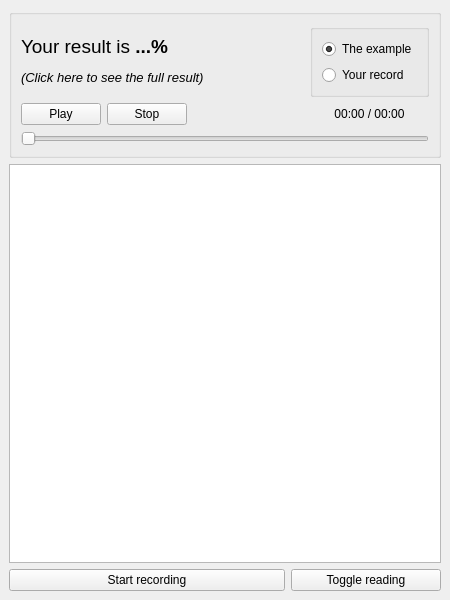
<?xml version="1.0" encoding="UTF-8"?>
<ui version="4.0">
 <class>MainWindow</class>
 <widget class="QMainWindow" name="MainWindow">
  <property name="geometry">
   <rect>
    <x>0</x>
    <y>0</y>
    <width>450</width>
    <height>600</height>
   </rect>
  </property>
  <property name="windowTitle">
   <string>kater</string>
  </property>
  <property name="styleSheet">
   <string notr="true"/>
  </property>
  <widget class="QWidget" name="centralwidget">
   <property name="sizePolicy">
    <sizepolicy hsizetype="Preferred" vsizetype="Preferred">
     <horstretch>0</horstretch>
     <verstretch>0</verstretch>
    </sizepolicy>
   </property>
   <property name="minimumSize">
    <size>
     <width>450</width>
     <height>600</height>
    </size>
   </property>
   <property name="maximumSize">
    <size>
     <width>16777215</width>
     <height>16777215</height>
    </size>
   </property>
   <layout class="QGridLayout" name="gridLayout_2">
    <item row="0" column="0" colspan="2">
     <widget class="QGroupBox" name="groupBox">
      <property name="title">
       <string/>
      </property>
      <layout class="QGridLayout" name="gridLayout">
       <item row="1" column="1">
        <widget class="QPushButton" name="stopBtn">
         <property name="maximumSize">
          <size>
           <width>80</width>
           <height>16777215</height>
          </size>
         </property>
         <property name="text">
          <string>Stop</string>
         </property>
        </widget>
       </item>
       <item row="1" column="2">
        <spacer name="horizontalSpacer">
         <property name="orientation">
          <enum>Qt::Horizontal</enum>
         </property>
         <property name="sizeHint" stdset="0">
          <size>
           <width>40</width>
           <height>20</height>
          </size>
         </property>
        </spacer>
       </item>
       <item row="1" column="0">
        <widget class="QPushButton" name="playBtn">
         <property name="maximumSize">
          <size>
           <width>80</width>
           <height>16777215</height>
          </size>
         </property>
         <property name="text">
          <string>Play</string>
         </property>
         <property name="is_playing" stdset="0">
          <bool>false</bool>
         </property>
        </widget>
       </item>
       <item row="0" column="3">
        <widget class="QGroupBox" name="groupBoxSelectRecord">
         <property name="maximumSize">
          <size>
           <width>140</width>
           <height>16777215</height>
          </size>
         </property>
         <property name="title">
          <string/>
         </property>
         <layout class="QVBoxLayout" name="verticalLayout">
          <item>
           <widget class="QRadioButton" name="radioButtonExample">
            <property name="text">
             <string>The example</string>
            </property>
            <property name="checked">
             <bool>true</bool>
            </property>
           </widget>
          </item>
          <item>
           <widget class="QRadioButton" name="radioButtonUserRecord">
            <property name="maximumSize">
             <size>
              <width>16777215</width>
              <height>16777215</height>
             </size>
            </property>
            <property name="text">
             <string>Your record</string>
            </property>
            <property name="checked">
             <bool>false</bool>
            </property>
           </widget>
          </item>
         </layout>
        </widget>
       </item>
       <item row="1" column="3">
        <widget class="QLabel" name="playTimeLabel">
         <property name="layoutDirection">
          <enum>Qt::LeftToRight</enum>
         </property>
         <property name="text">
          <string>00:00 / 00:00</string>
         </property>
         <property name="alignment">
          <set>Qt::AlignCenter</set>
         </property>
         <property name="wordWrap">
          <bool>true</bool>
         </property>
        </widget>
       </item>
       <item row="2" column="0" colspan="4">
        <widget class="QSlider" name="recordTimeSlider">
         <property name="orientation">
          <enum>Qt::Horizontal</enum>
         </property>
        </widget>
       </item>
       <item row="0" column="0" colspan="3">
        <widget class="QLabel" name="resultLabel">
         <property name="font">
          <font>
           <pointsize>10</pointsize>
          </font>
         </property>
         <property name="cursor">
          <cursorShape>PointingHandCursor</cursorShape>
         </property>
         <property name="text">
          <string>&lt;html&gt;&lt;head/&gt;&lt;body&gt;&lt;p&gt;&lt;span style=&quot; font-size:14pt;&quot;&gt;Your result is &lt;/span&gt;&lt;span style=&quot; font-size:14pt; font-weight:600;&quot;&gt;...%&lt;/span&gt;&lt;/p&gt;&lt;p&gt;&lt;span style=&quot; font-style:italic;&quot;&gt;(Click here to see the full result)&lt;/span&gt;&lt;/p&gt;&lt;/body&gt;&lt;/html&gt;</string>
         </property>
         <property name="alignment">
          <set>Qt::AlignLeading|Qt::AlignLeft|Qt::AlignVCenter</set>
         </property>
        </widget>
       </item>
      </layout>
     </widget>
    </item>
    <item row="2" column="0">
     <widget class="QPushButton" name="startRecordingBtn">
      <property name="text">
       <string>Start recording</string>
      </property>
      <property name="is_recording" stdset="0">
       <bool>false</bool>
      </property>
     </widget>
    </item>
    <item row="2" column="1">
     <widget class="QPushButton" name="toggleReadingBtn">
      <property name="maximumSize">
       <size>
        <width>150</width>
        <height>16777215</height>
       </size>
      </property>
      <property name="text">
       <string>Toggle reading</string>
      </property>
      <property name="is_reading_shown" stdset="0">
       <bool>true</bool>
      </property>
     </widget>
    </item>
    <item row="1" column="0" colspan="2">
     <widget class="QTextBrowser" name="readingText">
      <property name="font">
       <font>
        <pointsize>16</pointsize>
       </font>
      </property>
      <property name="placeholderText">
       <string/>
      </property>
     </widget>
    </item>
   </layout>
  </widget>
 </widget>
 <resources/>
 <connections/>
</ui>
